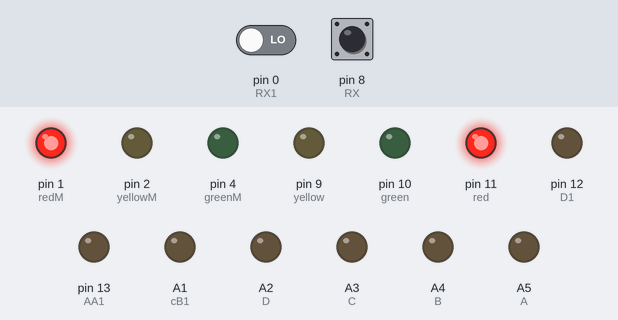
The sketch below on a simulated Arduino Uno, built with avr-gcc and run on an emulated ATmega328P. On the bench: output pins drawn as LEDs (lit = HIGH). Inputs (shaded band) come from the test bench; at power-on: pin 0 (RX1) LOW, pin 8 (RX) HIGH. Pins used as bus, display or sensor lines are not drawn.

Above: at 0.1 s.
At 2.1 s:
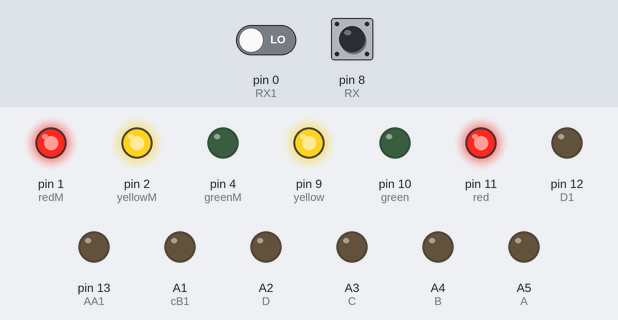
At 4.1 s:
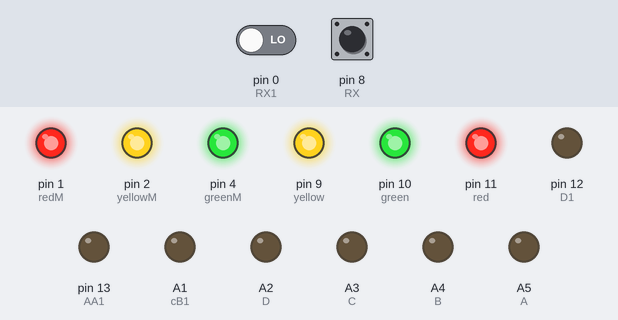
At 6.15 s:
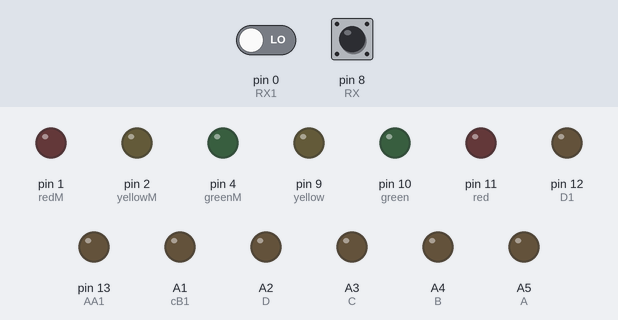
At 16.4 s:
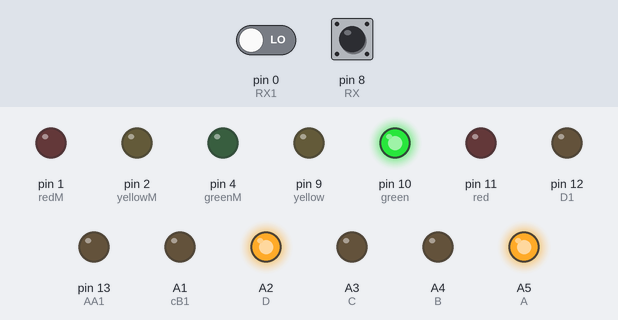
At 26.5 s:
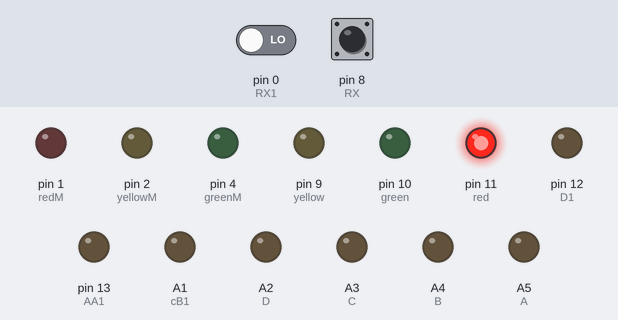
Timing chart, 0 to 40.0 s (numbered marks = the images above):
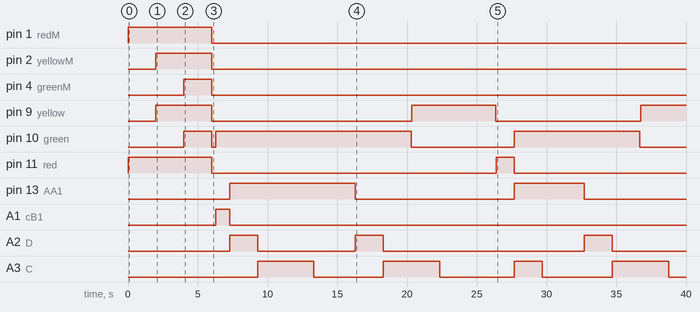

Measured:
- by itself, pin 9 (yellow): HIGH → LOW at 6.0 s, → HIGH 14.4 s later, → LOW 6.0 s later, → HIGH 10.4 s later
- by itself, pin 10 (green): goes LOW 0.30 s, HIGH 14.0 s, LOW 7.4 s, HIGH 9.0 s, then LOW
- by itself, pin 11 (red): HIGH → LOW at 6.0 s, → HIGH 20.4 s later, → LOW 1.3 s later
- by itself, pin 13 (AA1): LOW → HIGH at 7.3 s, → LOW 9.0 s later, → HIGH 11.4 s later, → LOW 5.0 s later
- by itself, A1 (cB1): LOW → HIGH at 6.3 s, → LOW 1.0 s later
- by itself, A2 (D): goes HIGH 2.0 s, LOW 7.0 s, HIGH 2.0 s, LOW 14.4 s, HIGH 2.0 s, then LOW
- by itself, A3 (C): LOW → HIGH at 9.3 s, → LOW 4.0 s later, → HIGH 5.0 s later, → LOW 4.1 s later, … (8 changes in this stretch)
- by itself, A4 (B): LOW → HIGH at 9.3 s, → LOW 2.0 s later, → HIGH 2.0 s later, → LOW 2.0 s later, … (13 changes in this stretch)

The sketch:

Traffic_system_master.ino
```cpp
 int a=0;
int aa=0;
int z=0;
int c=0;
int y=0;
int a2=0;
int num=0;
int num1=0;
int a1=0;
int value=1;
int value1=1;
int tk=0;
int sh=5;

const int A=A5;
const int B=A4;
const int C=A3;
const int D=A2;

const int AA1 = 13;
const int cB1 = A1;
const int C1 = A0;
const int D1 = 12;

const int redM = 1;
const int yellowM = 2;
const int greenM = 4;

const int red = 11;
const int yellow = 9;
const int green = 10;

const int TX2 = 6;
const int TX1 = 5;

const int TX = 7;
const int RX = 8;
const int RX1 = 0;
const int alert = 3;

void setup() {
  // put your setup code here, to run once:
pinMode(A, OUTPUT);
pinMode(B, OUTPUT);
pinMode(C, OUTPUT);
pinMode(D, OUTPUT);

pinMode(AA1, OUTPUT);
pinMode(cB1, OUTPUT);
pinMode(C1, OUTPUT);
pinMode(D1, OUTPUT);

pinMode(redM, OUTPUT);
pinMode(yellowM, OUTPUT);
pinMode(greenM, OUTPUT);

pinMode(red, OUTPUT);
pinMode(yellow, OUTPUT);
pinMode(green, OUTPUT);

pinMode(RX, INPUT);
pinMode(RX1, INPUT);
pinMode(TX, OUTPUT);
pinMode(TX2, OUTPUT);
pinMode(TX1, OUTPUT);


pinMode(alert, INPUT);

digitalWrite(RX, HIGH);
digitalWrite(TX1, HIGH);
digitalWrite(TX, HIGH);
digitalWrite(TX2, HIGH);

digitalWrite(A, LOW);
digitalWrite(B, LOW);
digitalWrite(C, LOW);
digitalWrite(D, LOW);
digitalWrite(AA1, LOW);
digitalWrite(cB1, LOW);
digitalWrite(C1, LOW);
digitalWrite(D1, LOW);

digitalWrite(red, HIGH);
digitalWrite(redM, HIGH);
delay(2000);
digitalWrite(yellow, HIGH);
digitalWrite(yellowM, HIGH);
delay(2000);
digitalWrite(green, HIGH);
digitalWrite(greenM, HIGH);
delay(2000);
digitalWrite(red, LOW);
digitalWrite(yellow, LOW);
digitalWrite(green, LOW);

digitalWrite(redM, LOW);
digitalWrite(yellowM, LOW);
digitalWrite(greenM, LOW);
}


void loop() {
  // put your main code here, to run repeatedly:
digitalWrite(TX1, LOW);
delay(300);
tk=20;
uchex();

digitalWrite(TX, LOW);
delay(1000);
digitalWrite(TX, HIGH);
//-----------------------------------
int kk=0;
while (kk==0){
  value = digitalRead(RX);
  value1 = digitalRead(RX1);
if (value==0)
{
  sh=1;
  kk=1;
}

 if (value1==0)
{
  sh=0;
  kk=1;
}
}


if (sh==0){
digitalWrite(TX2, LOW);
delay(300);
tk=15;
uchex();
}

uche();
//----------------------------
}// loop end

void uchex(){
    digitalWrite(red, LOW);
    digitalWrite(green, HIGH);
    num=0;
    num1=0;
    z=0;
    digitalWrite(TX1, HIGH);
    digitalWrite(TX2, HIGH);
    runx();
    z=0;
  }


  void uche()
  {
    digitalWrite(red, LOW);
    digitalWrite(redM, LOW);
    digitalWrite(green, HIGH);
    digitalWrite(greenM, HIGH);
    a2=0; // to scan for presence of cars in run ()
    c=0;
    num=0;
    num1=0;
    y=0;
    z=0;
     run();
    z=0;
 }


 void run()

{
  int x=0;
  num1=0;
  num = 2;
  int ppt=0;
   z=0;
  while (x==0){
   adx: if(c==0)// to read digital input
    a1=digitalRead(alert);

    digitalWrite(A, bitRead(num1,0));
    digitalWrite(B, bitRead(num1,1));
    digitalWrite(C, bitRead(num1,2));
    digitalWrite(D, bitRead(num1,3));

    digitalWrite(AA1, bitRead(num,0));
    digitalWrite(cB1, bitRead(num,1));
    digitalWrite(C1, bitRead(num,2));
    digitalWrite(D1, bitRead(num,3));

    delay(1000);

     if(ppt==0){
      num=1;
      num1=9;
      ppt=1;
      z=z+1;
      goto adx;
    }


    z=z+1;
    num1=num1-1;
    if(z==10)
    {
      num = 0;
      num1 = 9;
    }

    if(z==14)
    {
      digitalWrite(green, LOW);
       digitalWrite(greenM, LOW);
      delay(50);
      digitalWrite(yellow, HIGH);
      digitalWrite(yellowM, HIGH);
    }

    if (z==20)
    {
digitalWrite(A, LOW);
digitalWrite(B, LOW);
digitalWrite(C, LOW);
digitalWrite(D, LOW);
digitalWrite(AA1, LOW);
digitalWrite(cB1, LOW);
digitalWrite(C1, LOW);
digitalWrite(D1, LOW);

      digitalWrite(yellow, LOW);
      digitalWrite(yellowM, LOW);
      delay(50);
      digitalWrite(red, HIGH);
       digitalWrite(redM, HIGH);
      x=1;
      z=0;
    }

     if(a1==1){
      if(a2==0){
          y=y+1;
          if(y==4)
          {
            x=1;

digitalWrite(A, LOW);
digitalWrite(B, LOW);
digitalWrite(C, LOW);
digitalWrite(D, LOW);
digitalWrite(AA1, LOW);
digitalWrite(cB1, LOW);
digitalWrite(C1, LOW);
digitalWrite(D1, LOW);

 digitalWrite(green, LOW);
 digitalWrite(greenM, LOW);
 delay(50);
 digitalWrite(red, HIGH);
  digitalWrite(redM, HIGH);
          }// y==4

      }//if a1=1

    }//if a2=0;

    else
    {
      a2=1;
      c=1;
    }

  }//while x=0
}//run

void runx()
{
   if(tk==15){
       num1=5;
       num = 1;
   }

   if(tk==20){
       num1=0;
       num = 2;
   }

  int x=0;
  int pp=0;
   z=0;
  while (x==0){
ads:
    digitalWrite(A, bitRead(num1,0));
    digitalWrite(B, bitRead(num1,1));
    digitalWrite(C, bitRead(num1,2));
    digitalWrite(D, bitRead(num1,3));

    digitalWrite(AA1, bitRead(num,0));
    digitalWrite(cB1, bitRead(num,1));
    digitalWrite(C1, bitRead(num,2));
    digitalWrite(D1, bitRead(num,3));

    delay(1000);

    if(pp==0){
if (tk==15){
  num1=4;
}

if (tk==20){
  num1=9;
}
      num=1;
      pp=1;
      z=z+1;
      goto ads;
    }


    z=z+1;
    num1=num1-1;


    if(tk==20){
      if(z==10)
    {
      num1 = 9;
      num = 0;
    }

    }

    if(tk==15){
      if(z==5)
    {
      num1 = 9;
      num = 0;
    }

    }

    if(z==(tk-6))
    {
      digitalWrite(green, LOW);
      delay(50);
      digitalWrite(yellow, HIGH);
    }

    if (z==tk)
    {
      digitalWrite(A, LOW);
digitalWrite(B, LOW);
digitalWrite(C, LOW);
digitalWrite(D, LOW);
digitalWrite(AA1, LOW);
digitalWrite(cB1, LOW);
digitalWrite(C1, LOW);
digitalWrite(D1, LOW);

      digitalWrite(yellow, LOW);
      delay(50);
      digitalWrite(red, HIGH);
      x=1;
      z=0;
    }
  }//while x=0
}//run
```
